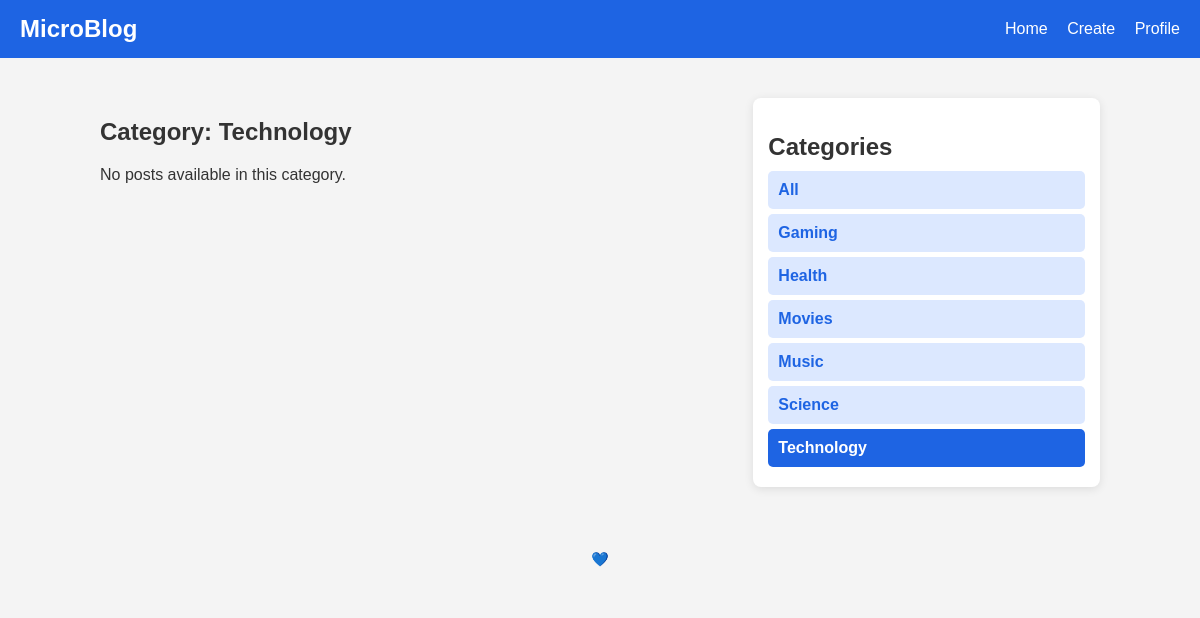
/category.php?id=1, run on the app's committed database.
### tables this page shows
CREATE TABLE `categories` (
  `id` int(11) NOT NULL,
  `name` varchar(100) NOT NULL,
  `description` text DEFAULT NULL,
  `created_at` timestamp NOT NULL DEFAULT current_timestamp()
);

### category.php (the view, shortened to what this page needs)
<?php
include 'includes/db.php';
$category_id = isset($_GET['id']) ? intval($_GET['id']) : 0;
$categories = $conn->query("SELECT id, name FROM categories ORDER BY name ASC");
$category_name = "Unknown";
$category_stmt = $conn->prepare("SELECT name FROM categories WHERE id = ?");
$category_stmt->bind_param("i", $category_id);
$category_stmt->execute();
$category_result = $category_stmt->get_result();
if ($category_row = $category_result->fetch_assoc()) {
    $category_name = $category_row['name'];
}
$sql = "SELECT posts.id, posts.content, posts.created_at, users.username
        FROM posts
        JOIN users ON posts.user_id = users.id
        WHERE posts.category_id = ?
        ORDER BY posts.created_at DESC";
$stmt = $conn->prepare($sql);
$stmt->bind_param("i", $category_id);
$stmt->execute();
$posts = $stmt->get_result();
?>
<!DOCTYPE html>
<html lang="en">
<head>
    <link rel="stylesheet" href="css/style.css">
</head>
<body>
    <header>
        <h1>MicroBlog</h1>
        <nav>
            <a href="./">Home</a>
            <a href="createpost.php">Create</a>
            <a href="profile.php">Profile</a>
        </nav>
    </header>
    <main class="content-wrapper">
        <section class="recent-posts">
            <h2>Category: <?= htmlspecialchars($category_name) ?></h2>
            <?php if ($posts->num_rows > 0): ?>
                <?php while ($post = $posts->fetch_assoc()): ?>
                    <div class="post">
                        <p><strong><?= htmlspecialchars($post['username']) ?></strong></p>
                        <p><?= nl2br(htmlspecialchars($post['content'])) ?></p>
                        <small><?= date('F j, Y, g:i a', strtotime($post['created_at'])) ?></small>
                    </div>
                <?php endwhile; ?>
            <?php else: ?>
                <p>No posts available in this category.</p>
            <?php endif; ?>
        </section>
        <aside class="categories">
            <h2>Categories</h2>
            <a href="./" class="category-item">All</a>
            <?php if ($categories->num_rows > 0): ?>
                <?php while ($cat = $categories->fetch_assoc()): ?>
                    <a href="category.php?id=<?= $cat['id'] ?>" class="category-item <?= ($cat['id'] == $category_id) ? 'active' : '' ?>">
                        <?= htmlspecialchars($cat['name']) ?>
                    </a>
                <?php endwhile; ?>
            <?php else: ?>
                <p>No categories available.</p>
            <?php endif; ?>
        </aside>
    </main>
    <footer>
        <p>💙</p>
    </footer>
</body>
</html>

### css/style.css (style rules this page uses)
body { margin: 0; font-family: Arial, sans-serif; background: #f4f4f4; color: #333; }
header { background: #1e64e3; color: white; display: flex; justify-content: space-between; align-items: center; padding: 15px 20px; }
header h1 { margin: 0; font-size: 24px; }
nav a { text-decoration: none; color: white; font-size: 16px; margin-left: 15px; transition: opacity 0.3s; }
.content-wrapper { display: flex; max-width: 1000px; margin: 20px auto; padding: 20px; gap: 20px; }
.recent-posts { flex: 2; }
.categories { flex: 1; background: white; padding: 15px; border-radius: 8px; box-shadow: 0 2px 10px rgba(0, 0, 0, 0.1); height: fit-content; }
.categories h2 { margin-bottom: 10px; }
.category-item { display: block; background: #dce8ff; padding: 10px; margin: 5px 0; text-decoration: none; color: #1e64e3; font-weight: bold; border-radius: 5px; transition: background 0.3s; }
footer { text-align: center; padding: 10px; background: #f4f4f4; font-size: 14px; margin-top: 20px; }
.category-item.active { background: #1e64e3; color: white; }

### data on the page
categories: name "Technology"
categories: name "Gaming"
categories: name "Health"
categories: name "Movies"
categories: name "Music"
categories: name "Science"
